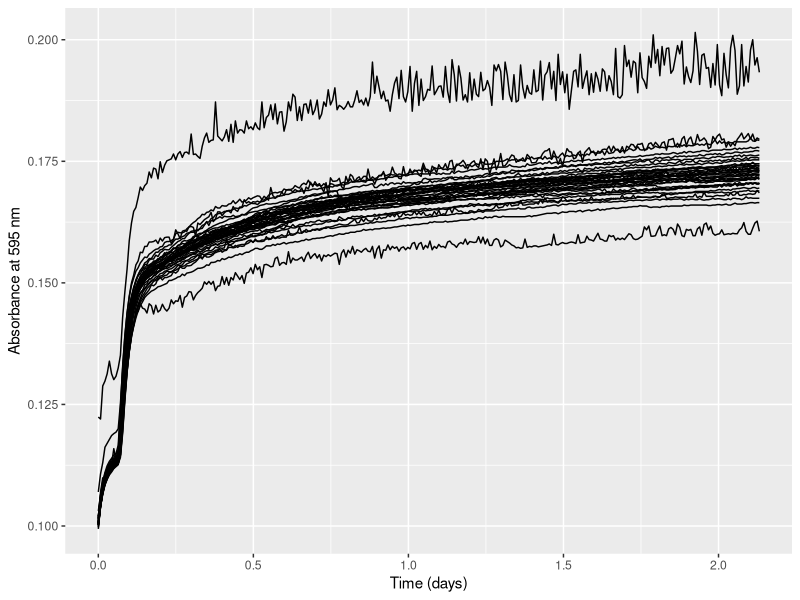
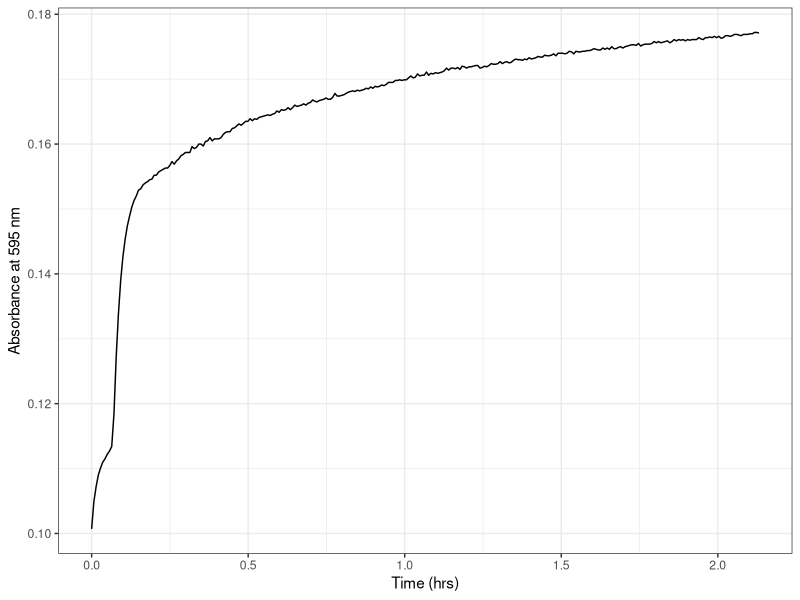
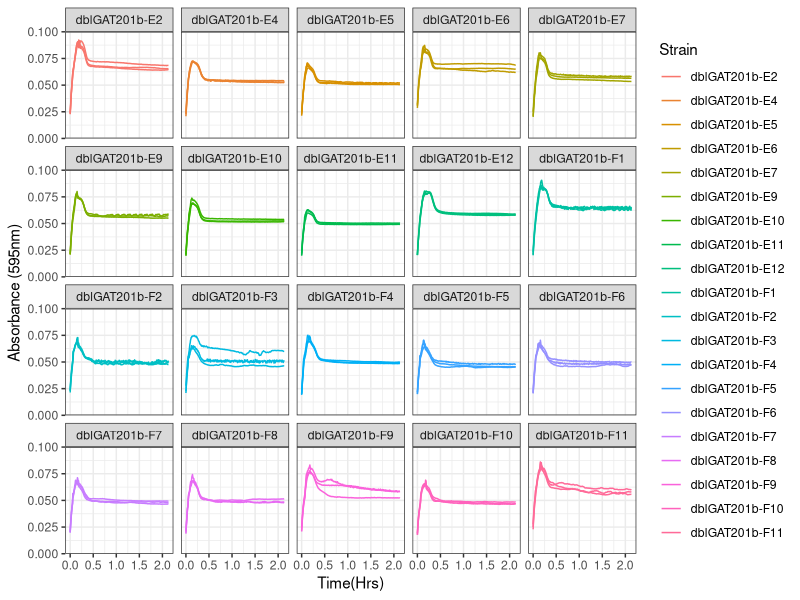
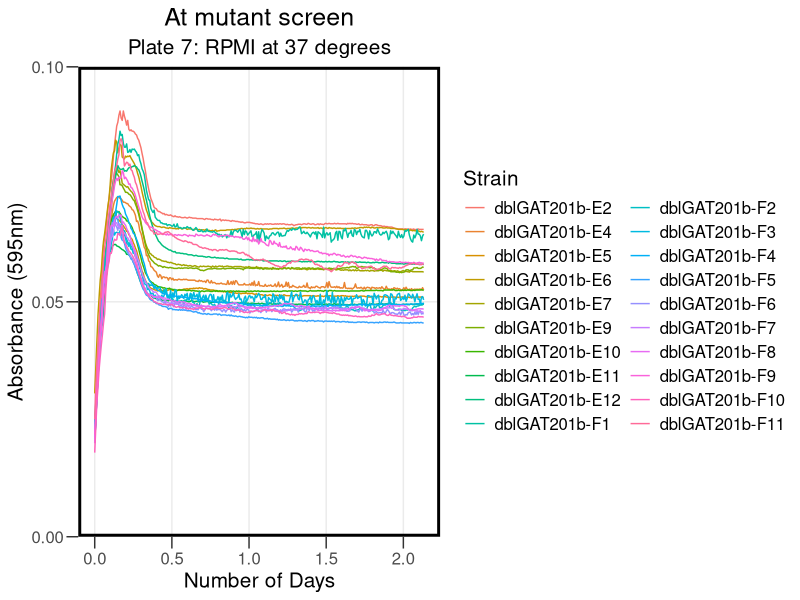
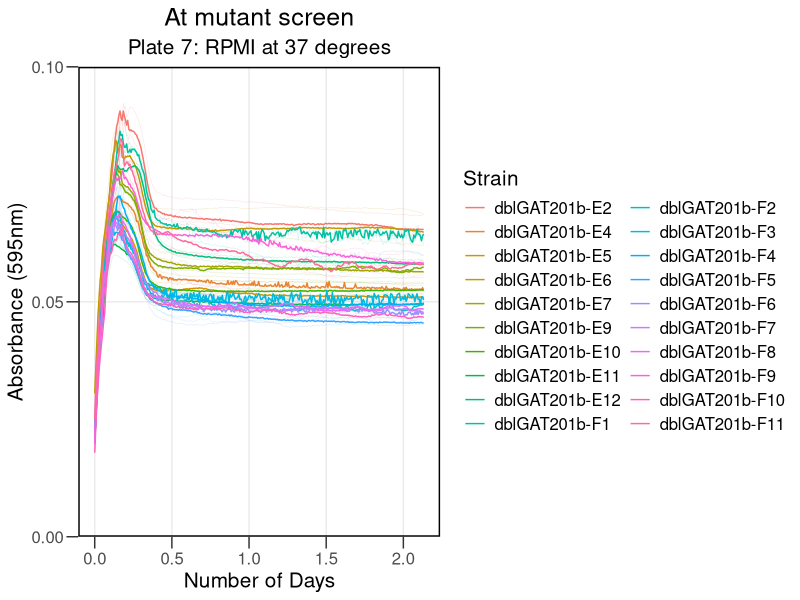
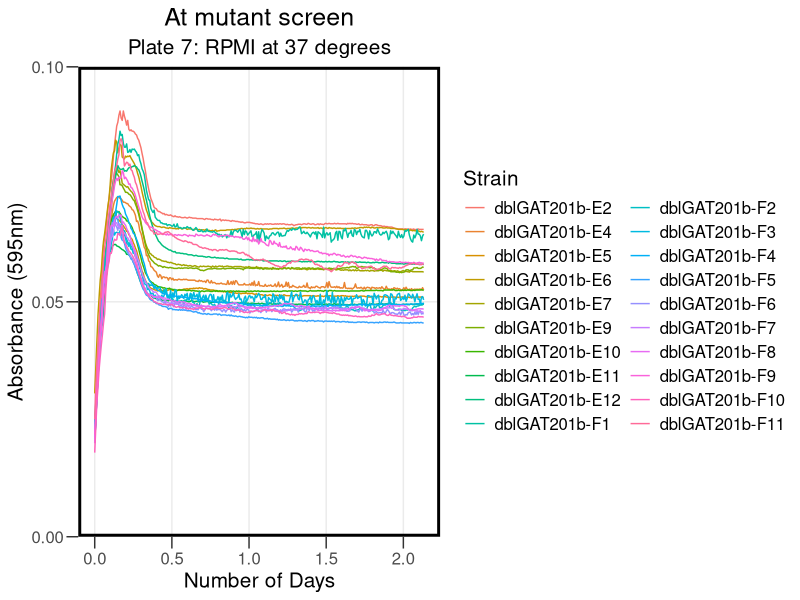
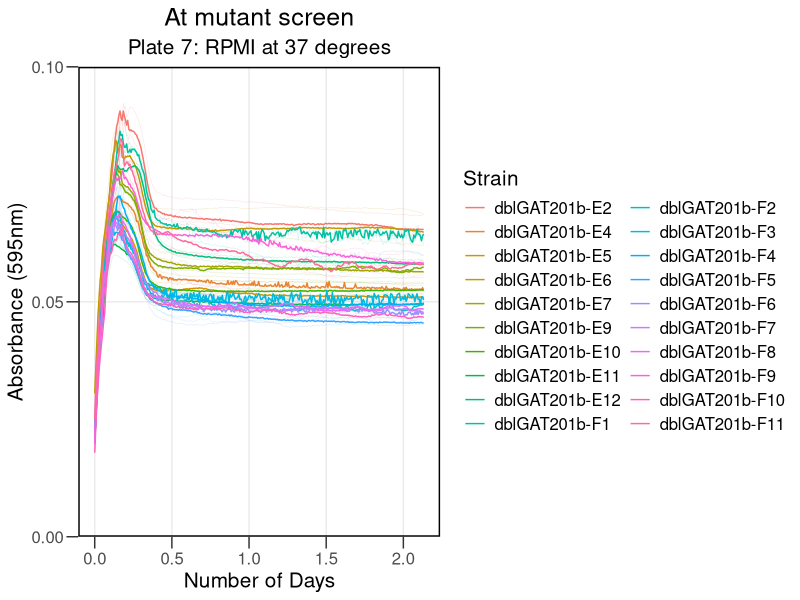

Generate these figures, in order, with R:
## ---- chunk 1
knitr::opts_chunk$set(echo = TRUE)
## ---- chunk 2

library("reshape2")
library(dplyr)
library(ggplot2)
library(tidyverse)
library(rmarkdown)
library(cowplot)
library(yaml)
library(knitr)
## ---- chunk 3

rawdata <- read.csv("../Input/20230428_RPMI_Atmut_screen_Plate7_csv.csv")

## ---- chunk 4

 rawdata_day<-mutate(rawdata, Time = Time/86400)

## ---- chunk 5

reshaped <- melt(rawdata_day, id=c("Time", "Temp"), 
                              variable.name="Well",
                              value.name="OD595")

summary(reshaped)
## ---- chunk 6

platemap <- read.csv("../Input/20230428_RPMI_Atmut_screen_Plate7_setup.csv")%>%
   dplyr::mutate(
    Strain = factor(Strain, 
      levels = c("P2.28E2", "P2.28E4","P2.28E5","P2.28E6","P2.28E7","P2.28E9","P2.28E10","P2.28E11","P2.28E12","P2.28F1", "P2.28F2","P2.28F3","P2.28F4","P2.28F5","P2.28F6","P2.28F7","P2.28F8","P2.28F9","P2.28F10","P2.28F11"),
                    labels = c("dblGAT201b-E2", "dblGAT201b-E4","dblGAT201b-E5","dblGAT201b-E6","dblGAT201b-E7","dblGAT201b-E9","dblGAT201b-E10","dblGAT201b-E11","dblGAT201b-E12","dblGAT201b-F1", "dblGAT201b-F2","dblGAT201b-F3","dblGAT201b-F4","dblGAT201b-F5","dblGAT201b-F6","dblGAT201b-F7","dblGAT201b-F8","dblGAT201b-F9","dblGAT201b-F10","dblGAT201b-F11"))
  )
head(platemap, n=10)


## ---- chunk 7

annotated <- inner_join(reshaped, platemap, by="Well")
 
## ---- chunk 8

ggplot(data=filter(annotated,is.na(Strain)),
           aes(x=Time, y=OD595, group = Well)) + 
       geom_line() + 
       labs(x="Time (days)", y="Absorbance at 595 nm")
## ---- chunk 9

ggplot(data=filter(annotated,Well=="H1"), 
       aes(x=Time, y=OD595, group = Well)) + 
 
       geom_line() + 
     theme_bw()+
     labs(x="Time (hrs)", y="Absorbance at 595 nm")

## ---- chunk 10

blank_OD_summary <- annotated %>%
   filter(is.na(Strain), Time < 1/24) %>%
  group_by(Media) %>%
  summarise(OD_median=median(OD595),
            OD_mean=mean(OD595),
            OD_max=max(OD595),
            OD_min=min(OD595))
print(blank_OD_summary)
## ---- chunk 11

normalisedOD <- annotated %>%
  left_join(blank_OD_summary, by="Media") %>%
  mutate(OD_corrected = OD595 - OD_median)

## ---- chunk 12

ggplot(data=normalisedOD %>%
                     filter( !is.na(Strain) ), 
                      aes(x=Time, y=OD_corrected, color=Strain, group = Well)) + 
       geom_line() + 
       scale_y_continuous(limits=c(0,0.1),expand=c(0,0))+
       facet_wrap(Strain ~ .)+
  
       labs(x = "Time(Hrs)",
            y = "Absorbance (595nm)") +
       theme(text = element_text(size = 20))+
       theme_bw()
## ---- chunk 13

ggplot(data=normalisedOD  %>%
        
                    filter( !is.na(Strain) ), 
                      aes(x=Time, y=OD_corrected, color=Strain)) + 
       
       stat_summary(fun = "median", geom = "line", size = 0.5) +
       scale_y_continuous(limits=c(0,0.1),expand=c(0,0), breaks = c(0, 0.05, 0.1)) +
  
       labs(x = "Number of Days",
            y = "Absorbance (595nm)",
            title = "At mutant screen", subtitle = "Plate 7: RPMI at 37 degrees") +
           
       theme_bw() +
       theme(text = element_text(size = 15))+
       theme(axis.title = element_text(size = 15))+
       
       theme(axis.ticks.length = unit(0.3, "cm"))+
       theme(title = element_text(size = 15))+
       theme(panel.grid.minor = element_blank())+
      guides(color=guide_legend(ncol=2))+
       theme(legend.title = element_text(size = 15))+
      theme(legend.background = element_rect(fill = "transparent", color=NA))+
  theme(legend.key = element_rect(fill = "transparent", color=NA))+
       theme (plot.background =  element_rect(fill = "transparent", color=NA), 
         panel.background = element_rect(fill = "transparent", color=NA),)+
      theme(panel.border = element_rect(linetype = "solid", colour = "black", size = 2))+
  theme(plot.title = element_text(hjust = 0.5), plot.subtitle = element_text(hjust = 0.5) )
       
## ---- chunk 14

ggsave("../Results/AllSummary_At7.png",width = 8,height=5)
## ---- chunk 15

ggplot(data=normalisedOD  %>%
         
                     filter( !is.na(Strain) ), 
                      aes(x=Time, y=OD_corrected, color=Strain)) + 
       geom_line(aes(group = Well), size = 0.2, alpha = 0.2) + 
       stat_summary(fun = "median", geom = "line", size = 0.5) +
       scale_y_continuous(limits=c(0,0.1),expand=c(0,0), breaks = c(0, 0.05, 0.1)) +
  
       labs(x = "Number of Days",
            y = "Absorbance (595nm)",
            title = "At mutant screen", subtitle = "Plate 7: RPMI at 37 degrees") +
                  theme_bw() +
       theme(text = element_text(size = 15))+
       theme(axis.title = element_text(size = 15))+
             theme(axis.ticks.length = unit(0.3, "cm"))+
       theme(title = element_text(size = 15))+
       theme(panel.grid.minor = element_blank())+
            guides(color=guide_legend(ncol=2))+
       theme(legend.title = element_text(size = 15))+
      theme(legend.background = element_rect(fill = "transparent", color=NA))+
      theme(legend.key = element_rect(fill = "transparent", color=NA))+
       theme (plot.background =  element_rect(fill = "transparent", color=NA), 
            panel.background = element_rect(fill = "transparent", color=NA),)+
      theme(panel.border = element_rect(linetype = "solid", colour = "black", size = 1))+
      theme(plot.title = element_text(hjust = 0.5), plot.subtitle = element_text(hjust = 0.5))

ggplot
## ---- chunk 16

ggsave("../Results/Statsumm_At7.png",width = 8,height=5)
